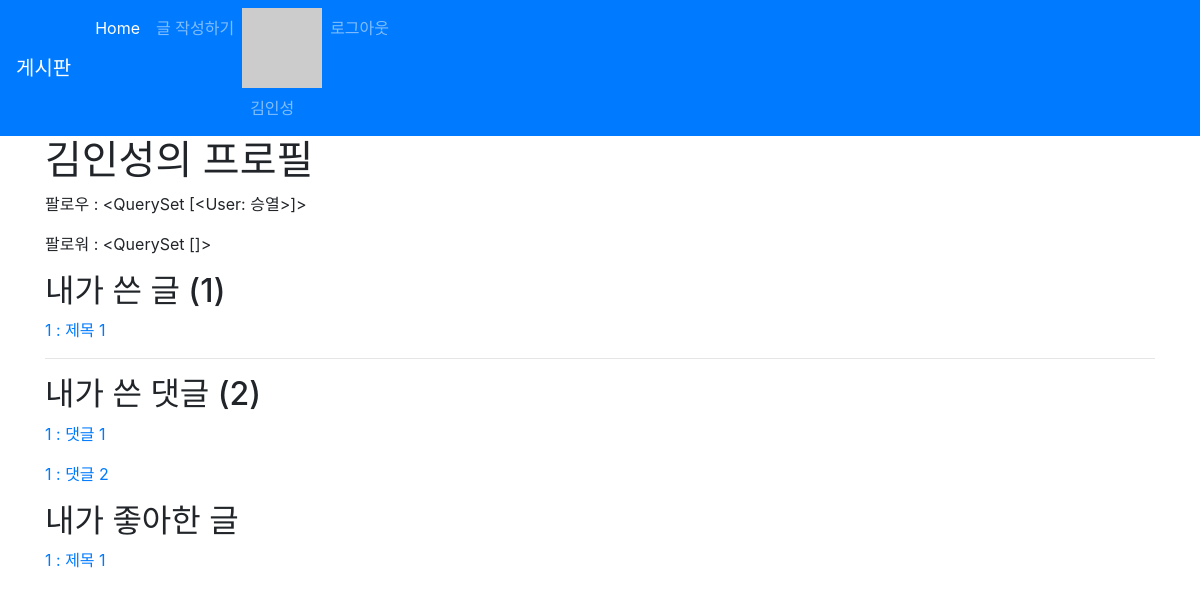
Page /accounts/1/profile/ (signed in) on the earlier database version.
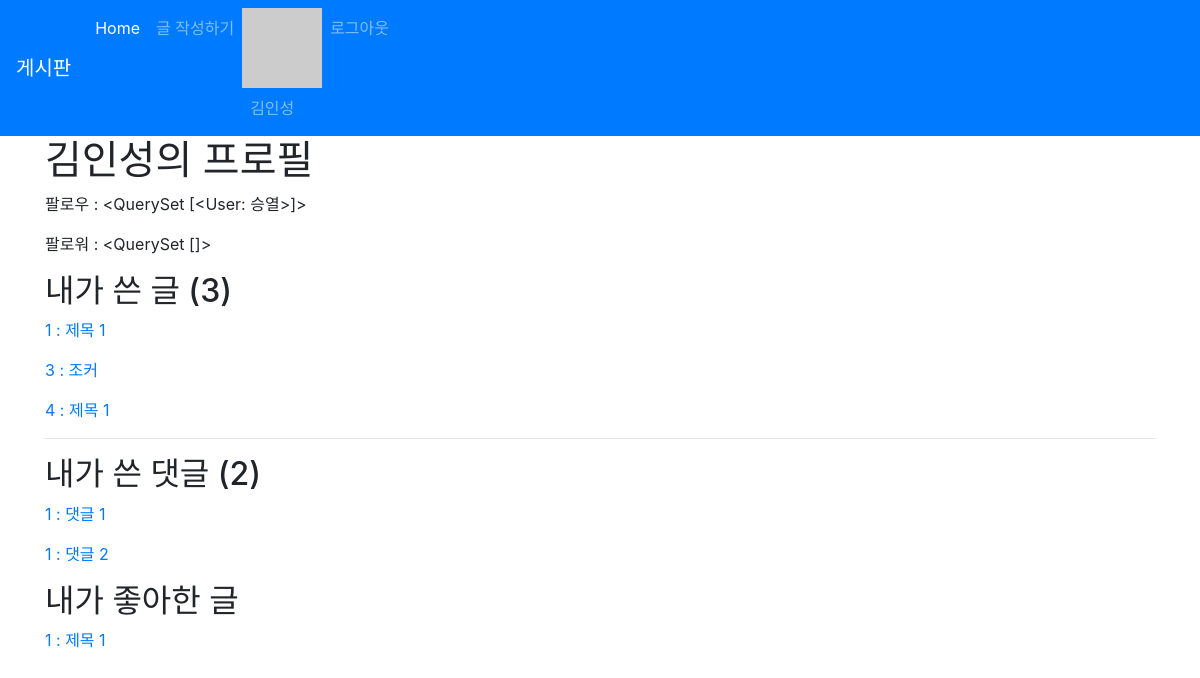
Same page on the later database version.
### accounts/models.py (models this page shows)
class User(AbstractUser):
    followers = models.ManyToManyField(settings.AUTH_USER_MODEL, related_name='followings', blank=True)

### articles/models.py (models this page shows, shortened)
class Article(models.Model):
    title = models.CharField(max_length=10)
    content = models.TextField()
    image = models.ImageField(blank=True)
    image_thumbnail = ImageSpecField(
        processors=[ResizeToFit(300, 300)],
        format='JPEG',
        options={'quality': 80}
    )
    created_at = models.DateTimeField(auto_now_add=True)
    updated_at = models.DateTimeField(auto_now=True)
    user = models.ForeignKey(
                            settings.AUTH_USER_MODEL,
                            on_delete=models.CASCADE
                            )
    like_users = models.ManyToManyField(
                            settings.AUTH_USER_MODEL,
                            related_name='like_articles',
                            blank=True
                            )
    hashtags = models.ManyToManyField(
                            HashTag,
                            blank = True,
                            related_name='articles'
                            )

class Comment(models.Model):
    content = models.CharField(max_length=140)
    created_at = models.DateTimeField(auto_now_add=True)
    article = models.ForeignKey(Article, on_delete=models.CASCADE)
    user = models.ForeignKey(settings.AUTH_USER_MODEL,
                            on_delete=models.CASCADE
                            )

### accounts/views.py (the view)
# urls.py: path('<int:account_pk>/profile/', views.profile, name='profile'),
def profile(request, account_pk):
    User = get_user_model()
    user = get_object_or_404(User, pk=account_pk)
    context = {
        'user_profile' : user,
    }
    return render(request, 'accounts/profile.html', context)

### articles/templatetags/gravatar.py (called while the page is built)
@register.filter
def makehash(email):
    return  'https://www.gravatar.com/avatar/' + hashlib.md5(email.strip().lower().encode('utf-8')).hexdigest()

### accounts/templates/accounts/profile.html (shortened to what this page needs)
{% extends 'articles/base.html' %}
{% block body %}
<h1> {{ user_profile.username }}의 프로필 </h1>
{% with user_profile.followers.all as followers %}
  <p>팔로우 : {{ user_profile.followings.all }}</p>
  <p>팔로워 : {{ followers }} </p>
{% endwith %}
<h2> 내가 쓴 글 ({{ user_profile.article_set.all.count }}) </h2>
{% for article in user_profile.article_set.all %}
  <p>
    <a href="{% url 'articles:detail' article.pk %}">
      {{article.pk}} : {{ article.title }}
    </a>
  </p>
{% endfor %}
<hr>
<h2> 내가 쓴 댓글 ({{ user_profile.comment_set.all.count }})</h1>
{% for comment in user_profile.comment_set.all %}
  <p>
    <a href="{% url 'articles:detail' comment.article_id %}">
      {{ comment.article_id }} : {{ comment.content }}
    </a>
  </p>
{% endfor %}
<h2> 내가 좋아한 글 </h2>
{% for like in user_profile.like_articles.all %}
  <p>
    <a href="{% url 'articles:detail' like.pk %}">
      {{ like.pk }} : {{ like.title }}
    </a>
  </p>
{% endfor %}
{% endblock body %}

### articles/templates/_navbar.html (shortened to what this page needs)
{% load gravatar %}
<nav class="navbar navbar-expand-lg navbar-dark bg-primary">
    <a class="navbar-brand" href="/articles/">게시판</a>
    <div class="collapse navbar-collapse" id="navbarNav">
      <ul class="navbar-nav">
        <li class="nav-item active">
          <a class="nav-link" href="/articles/">Home <span class="sr-only">(current)</span></a>
        </li>
        <li class="nav-item">
          <a class="nav-link" href="/articles/create/">글 작성하기</a>
        </li>
        {% if user.is_authenticated %}
        <li class="nav-item">
          <img src="{{ user.email|makehash }}" alt="">
          <a href="{% url 'accounts:profile' user.pk %}" class="nav-link">{{ user.username }}</a>
        </li>
        <li class="nav-item">
          <a class="nav-link" href="{% url 'accounts:logout'%}">로그아웃</a>
        </li>
        {% endif %}
      </ul>
    </div>
  </nav>

Differences in the rows shown:
changed User "김인성": article_set.all.count "1" → "3"
added Article: pk "3", title "조커", shown under "내가 쓴 글 (3)"
added Article: pk "4", title "제목 1", shown under "내가 쓴 글 (3)"
